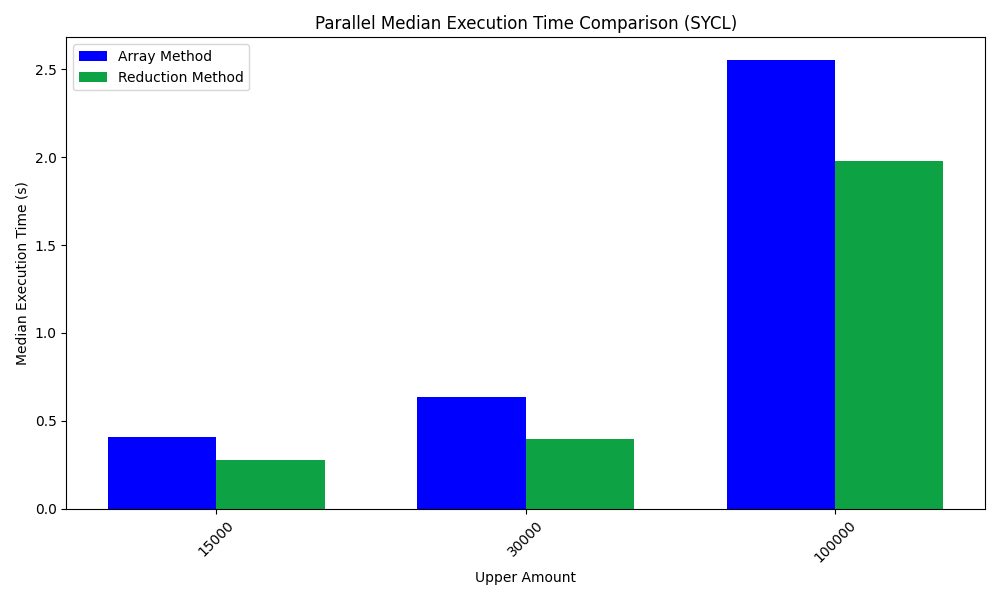

Reproduce this figure in Python.
import matplotlib.pyplot as plt
import numpy as np
import pandas as pd

# Load the data
data_path = 'SYCLData.csv'
sycl_data = pd.read_csv(data_path)

# Display the first few rows of the dataframe to understand its structure
sycl_data.head()


# Prepare data for plotting
plot_data = sycl_data.pivot(index='Upper', columns='Method', values='Median')

# Create the bar plot
fig, ax = plt.subplots(figsize=(10, 6))

# Setting the positions and width for the bars
positions = np.arange(len(plot_data.index))
width = 0.35

# Plotting both methods
ax.bar(positions - width/2, plot_data['A'], width, label='Array Method', color='blue')
ax.bar(positions + width/2, plot_data['R'], width, label='Reduction Method', color='#0da344')

# Adding some text for labels, title and custom x-axis tick labels, etc.
ax.set_xlabel('Upper Amount')
ax.set_ylabel('Median Execution Time (s)')
ax.set_title('Parallel Median Execution Time Comparison (SYCL)')
ax.set_xticks(positions)
ax.set_xticklabels(plot_data.index)
ax.legend()

plt.xticks(rotation=45)
plt.tight_layout()

plt.savefig('SYCLPlots.png')

# SPEEDUP

# Define the mean sequential times as provided
sequential_times = {
    15000: 12.62,
    30000: 51.59,
    100000: 633.61
}

# Calculate the mean parallel time for each Upper amount and Method
mean_parallel_times = sycl_data.groupby(['Upper', 'Method'])['Mean'].mean().unstack()



# Calculate speedup: Sequential Time / Parallel Time
speedup = pd.DataFrame()

# Assuming mean_parallel_times[method] is a pandas Series or similar

for method in mean_parallel_times.columns:
    # Convert dict_values to a list and ensure alignment with input sizes
    seq_times_list = [sequential_times[upper] for upper in mean_parallel_times.index]
    # Perform element-wise division using numpy arrays for proper alignment
    speedup[method] = np.array(seq_times_list) / mean_parallel_times[method].values


import matplotlib.pyplot as plt
import numpy as np

# Core count
core_count = 2496

# Calculate efficiency: Speedup / Core Count
efficiency = speedup / core_count

# Example plotting code for efficiency
fig, ax = plt.subplots(figsize=(10, 6))

# Assuming input_sizes are the same as before
input_sizes = [15000, 30000, 100000]

for method in efficiency.columns:
    ax.plot(input_sizes, efficiency[method], marker='o', label='Array Method' if method == 'A' else 'Reduction Method',
             color='blue' if method == 'A' else '#0da344')

ax.set_xlabel('Upper Amount')
ax.set_ylabel('Efficiency')
ax.set_title('Efficiency Comparison by Input Size and Method')
ax.set_xticks(input_sizes)
ax.set_xticklabels(input_sizes)
ax.legend()

plt.grid(True)
plt.savefig('SYCLEfficiency.png')
